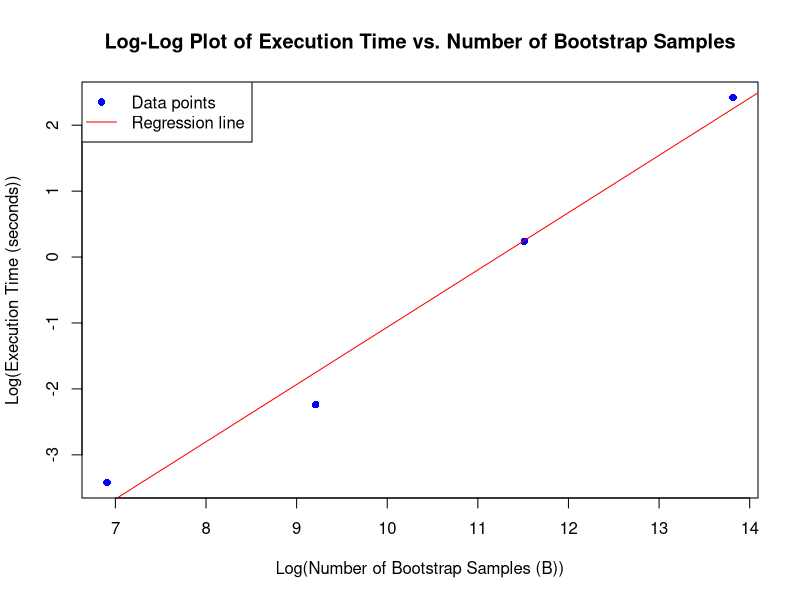
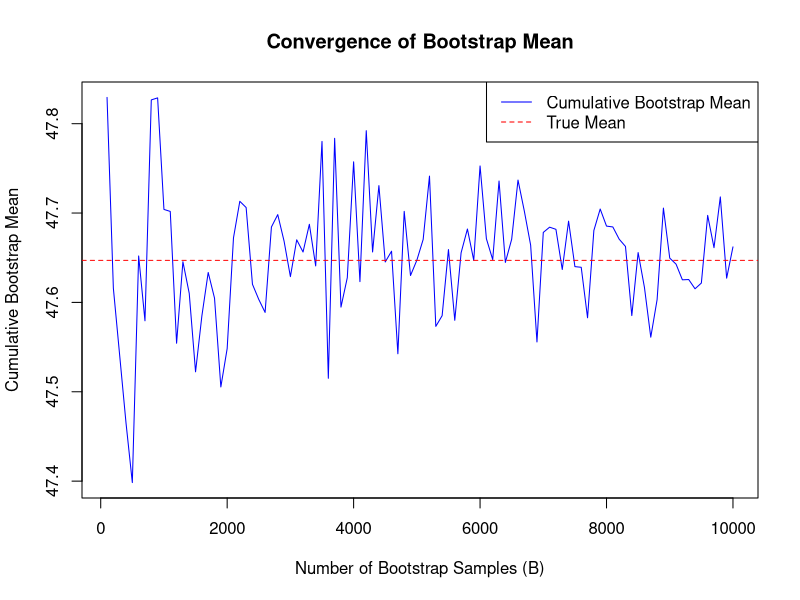
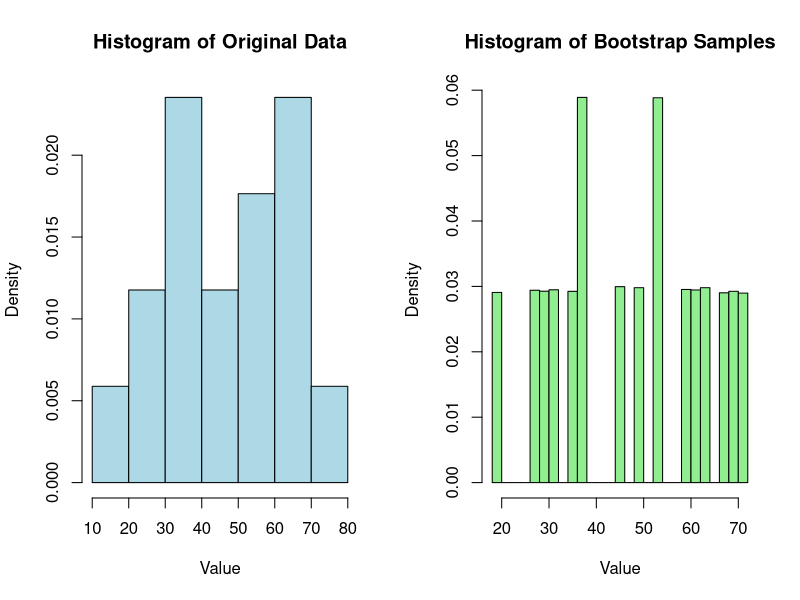
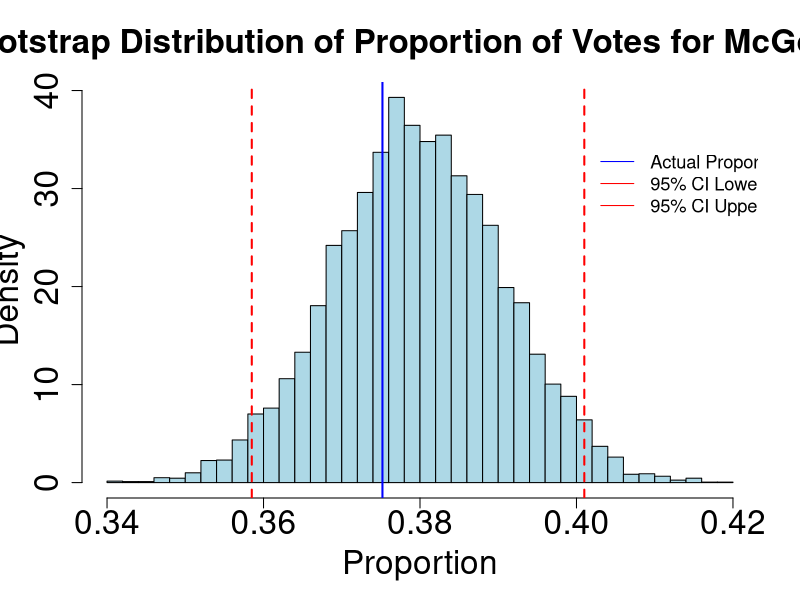

Write R code to recreate these figures, in order. (Note: a time limit stopped this script after it produced the figures.)
# Initial data 
data <- c(18, 28, 30, 31, 35, 37, 38, 46, 50, 53, 54, 59, 61, 63, 67, 69, 71)

# Calculate and print the mean
mean_value <- mean(data)
print(paste("Mean:", mean_value))

# Calculate and print the standard deviation
stdev_value <- sd(data)
print(paste("Standard Deviation:", stdev_value))

# Calculate and print the median
median_value <- median(data)
print(paste("Median:", median_value))

# Custom function to generate a bootstrap sample using vectorization
generate_bootstrap_sample <- function(sample) {
  n <- length(sample)
  indices <- sample(1:n, n, replace = TRUE)
  bootstrap_sample <- sample[indices]
  return(bootstrap_sample)
}

# Custom bootstrap function using vectorization
bootstrap <- function(sample, statistic, B) {
  n <- length(sample)
  bootstrap_stats <- numeric(B)
  
  for (b in 1:B) {
    bootstrap_sample <- generate_bootstrap_sample(sample)
    bootstrap_stats[b] <- statistic(bootstrap_sample)
  }
  return(bootstrap_stats)
}

# Set the seed for reproducibility
set.seed(12345)

# Number of bootstrap samples
B <- 1000

# Perform bootstrap to estimate the mean
bootstrap_means <- bootstrap(data, mean, B)
bootstrap_means

# Print the first few bootstrap means and the estimated mean
print("First 10 Bootstrap Means:")
print(head(bootstrap_means, 10))

# Calculate the estimated mean from the bootstrap means
estimated_mean <- mean(bootstrap_means)
print(paste("Estimated Mean from Bootstrap Samples:", estimated_mean))

# Calculate the standard error of the bootstrap means
bootstrap_se <- sd(bootstrap_means)
print(paste("Standard Error of the Mean:", bootstrap_se))

# Calculate the normal confidence interval (95%)
z_value <- qnorm(0.975)  # for a 95% confidence level
ci_normal_lower <- estimated_mean - z_value * bootstrap_se
ci_normal_upper <- estimated_mean + z_value * bootstrap_se
print(paste("Normal Confidence Interval (95%):", ci_normal_lower, "to", ci_normal_upper))

# Calculate the percentile interval (95%)
ci_percentile_lower <- quantile(bootstrap_means, 0.025)
ci_percentile_upper <- quantile(bootstrap_means, 0.975)
print(paste("Percentile Interval (95%):", ci_percentile_lower, "to", ci_percentile_upper))

# Calculate Bias Corrected Intervals (BC)
# First, compute the proportion of bootstrap estimates less than the original estimate
p_boot <- mean(bootstrap_means < mean_value)
z_0 <- qnorm(p_boot)

# Adjust the confidence intervals using the bias correction factor
ci_bc_lower <- qnorm(0.025, mean = z_0, sd = 1)
ci_bc_upper <- qnorm(0.975, mean = z_0, sd = 1)

ci_bc_lower <- mean(bootstrap_means) + ci_bc_lower * sd(bootstrap_means)
ci_bc_upper <- mean(bootstrap_means) + ci_bc_upper * sd(bootstrap_means)

print(paste("Bias Corrected Interval (95%):", ci_bc_lower, "to", ci_bc_upper))

# Calculate Bias Corrected and Accelerated Intervals (BCa)
# First, calculate the acceleration constant (a)
jackknife_means <- sapply(1:length(data), function(i) mean(data[-i]))
mean_jackknife <- mean(jackknife_means)
a <- sum((mean_jackknife - jackknife_means)^3) / (6 * (sum((mean_jackknife - jackknife_means)^2))^(3/2))

# Calculate adjusted z0 and acceleration factor
z0_adjusted <- function(alpha) {
  qnorm(alpha) + z_0 + (z_0 + qnorm(alpha)) / (1 - a * (z_0 + qnorm(alpha)))
}

# Adjust the bias-corrected intervals using the acceleration factor
ci_bca_lower <- quantile(bootstrap_means, pnorm(z0_adjusted(0.025)))
ci_bca_upper <- quantile(bootstrap_means, pnorm(z0_adjusted(0.975)))

print(paste("Bias Corrected and Accelerated Interval (95%):", ci_bca_lower, "to", ci_bca_upper))


# Calculate the variance of the bootstrap estimates
bootstrap_variance <- var(bootstrap_means)
print(paste("Variance of the Bootstrap Estimates:", bootstrap_variance))

# Calculate the bias of the bootstrap estimates
bootstrap_bias <- mean(bootstrap_means) - mean_value
print(paste("Bias of the Bootstrap Estimates:", bootstrap_bias))

# Hypothesis Testing
# Hypothesized mean value
mu_0 <- 50  

# Perform two-tailed hypothesis testing
p_value <- mean(abs(bootstrap_means - mean_value) >= abs(mu_0 - mean_value))
print(paste("P-value:", p_value))

# Decision rule (alpha = 0.05 for a 95% confidence level)
alpha <- 0.05

if (p_value < alpha) {
  print("Reject the null hypothesis: The average score is significantly different from the hypothesized value.")
} else {
  print("Fail to reject the null hypothesis: There is no significant difference between the average score and the hypothesized value.")
}


# Function to measure execution time for a given number of bootstrap samples
measure_execution_time <- function(sample, statistic, B) {
  start_time <- Sys.time()
  bootstrap(sample, statistic, B)
  end_time <- Sys.time()
  return(as.numeric(difftime(end_time, start_time, units = "secs")))
}

# Define a range of B values for execution time measurement
B_values <- c(1000, 10000, 100000, 1000000)

# Measure execution time for each B
execution_times <- sapply(B_values, function(B) measure_execution_time(data, mean, B))


# Transform B_values and execution_times using the natural logarithm
log_B_values <- log(B_values)
log_execution_times <- log(execution_times)

# Perform linear regression on the log-transformed data
model <- lm(log_execution_times ~ log_B_values)
summary(model)

# Extract the slope of the regression line
slope <- coef(model)[2]
print(paste("Estimated complexity (slope):", slope))

# Plot the log-transformed data and the regression line
plot(log_B_values, log_execution_times, pch = 16, col = "blue",
     xlab = "Log(Number of Bootstrap Samples (B))",
     ylab = "Log(Execution Time (seconds))",
     main = "Log-Log Plot of Execution Time vs. Number of Bootstrap Samples")
abline(model, col = "red")
legend("topleft", legend = c("Data points", "Regression line"), col = c("blue", "red"), pch = c(16, NA), lty = c(NA, 1))


# Convergence of bootstrap mean
# Function to calculate the cumulative mean of bootstrap means as B increases
cumulative_bootstrap_means <- function(sample, statistic, B_values) {
  cumulative_means <- numeric(length(B_values))
  
  for (i in seq_along(B_values)) {
    B <- B_values[i]
    bootstrap_means <- bootstrap(sample, statistic, B)
    cumulative_means[i] <- mean(bootstrap_means)
  }
  
  return(cumulative_means)
}

# Define a range of B values for convergence plot
B_values_convergence <- seq(100, 10000, by = 100)

# Calculate the cumulative bootstrap means
cumulative_means <- cumulative_bootstrap_means(data, mean, B_values_convergence)

# Plot the convergence of the bootstrap mean
plot(B_values_convergence, cumulative_means, type = "l", col = "blue",
     xlab = "Number of Bootstrap Samples (B)",
     ylab = "Cumulative Bootstrap Mean",
     main = "Convergence of Bootstrap Mean")

# Add a horizontal line representing the true mean
true_mean <- mean(data)
abline(h = true_mean, col = "red", lty = 2)
legend("topright", legend = c("Cumulative Bootstrap Mean", "True Mean"), col = c("blue", "red"), lty = c(1, 2))


# Histogram analysis of original and bootstrap sample data
# Number of bootstrap samples
B <- 10000

# Perform bootstrap to estimate the mean
bootstrap_samples <- replicate(B, generate_bootstrap_sample(data))

# Flatten the bootstrap samples into a single vector
bootstrap_samples_flat <- as.vector(bootstrap_samples)

# Compare the distribution of bootstrap samples to the original data

# Histograms
par(mfrow = c(1, 2))  # Set up a plotting area with 1 row and 2 columns
hist(data, probability = TRUE, main = "Histogram of Original Data", xlab = "Value", col = "lightblue", border = "black")
hist(bootstrap_samples_flat, probability = TRUE, main = "Histogram of Bootstrap Samples", xlab = "Value", col = "lightgreen", border = "black")
par(mfrow = c(1, 1))  # Reset the plotting


# Presidential race between Nixon and McGovern
votes_nixon <- 1240
votes_mcgovern <- 760
total_votes <- 2000

# Create a binary vector representing the votes
votes <- c(rep(1, votes_mcgovern), rep(0, votes_nixon))


# Number of bootstrap samples
B <- 10000

# Perform bootstrap to estimate the proportion
bootstrap_proportions <- bootstrap(votes,mean, B)

# Calculate the standard error of the bootstrap proportions
bootstrap_se <- sd(bootstrap_proportions)
print(paste("Standard Error of the Proportion:", bootstrap_se))

# Calculate the normal confidence interval (95%)
z_value <- qnorm(0.975)  # for a 95% confidence level
ci_normal_lower <- 0.3752 - z_value * bootstrap_se
ci_normal_upper <- 0.3752 + z_value * bootstrap_se
print(paste("Normal Confidence Interval (95%):", ci_normal_lower, "to", ci_normal_upper))

# Calculate the percentile interval (95%)
ci_percentile_lower <- quantile(bootstrap_proportions, 0.025)
ci_percentile_upper <- quantile(bootstrap_proportions, 0.975)
print(paste("Percentile Interval (95%):", ci_percentile_lower, "to", ci_percentile_upper))

# Plot the bootstrap proportions
hist(bootstrap_proportions, probability = TRUE, breaks = 30, main = "Bootstrap Distribution of Proportion of Votes for McGovern",
     xlab = "Proportion", col = "lightblue", border = "black", 
     cex.main = 2, cex.lab = 2, cex.axis = 2) # Increase title, label, and axis sizes
abline(v = ci_percentile_lower, col = "red", lwd = 2, lty = 2)
abline(v = ci_percentile_upper, col = "red", lwd = 2, lty = 2)
abline(v = 0.3752, col = "blue", lwd = 2)
legend(x = 0.401, y = 35, legend = c("Actual Proportion (37.52%)", "95% CI Lower Bound", "95% CI Upper Bound"),
       col = c("blue", "red", "red"), lty = c(1, 1, 1), lwd = 1, cex = 1.1, box.lty = 0, bg = NA)



# Runtime comparison
# Install and load the required packages
if (!require("boot")) {
  install.packages("boot")
  library(boot)
}


# Boot function for built-in bootstrap method
boot_mean <- function(data, indices) {
  return(mean(data[indices]))
}

# Function to measure execution time for a given number of bootstrap samples (custom method)
measure_execution_time_custom <- function(sample, statistic, B) {
  start_time <- Sys.time()
  bootstrap(sample, statistic, B)
  end_time <- Sys.time()
  return(as.numeric(difftime(end_time, start_time, units = "secs")))
}

# Function to measure execution time for a given number of bootstrap samples (built-in method)
measure_execution_time_builtin <- function(data, statistic, B) {
  start_time <- Sys.time()
  boot(data, statistic, R = B)
  end_time <- Sys.time()
  return(as.numeric(difftime(end_time, start_time, units = "secs")))
}

# Define a range of B values for execution time measurement
B_values <- c(1000, 10000, 100000, 1000000, 10000000, 20000000)

# Measure execution time for each B using custom method
execution_times_custom <- sapply(B_values, function(B) measure_execution_time_custom(data, mean, B))

# Measure execution time for each B using built-in method
execution_times_builtin <- sapply(B_values, function(B) measure_execution_time_builtin(data, boot_mean, B))

# Print the measured execution times
execution_times <- data.frame(B_values, execution_times_custom, execution_times_builtin)
print(execution_times)

# Plot the execution time against B for both methods
plot(B_values, execution_times_custom, type = "b", col = "blue", log = "xy",
     xlab = "Number of Bootstrap Samples (B)",
     ylab = "Execution Time (seconds)",
     main = "Runtime Comparison of Bootstrap Methods",
     ylim = range(c(execution_times_custom, execution_times_builtin)))
lines(B_values, execution_times_builtin, type = "b", col = "red")
legend("topleft", legend = c("Custom Method", "Built-in Method"), col = c("blue", "red"), lty = 1)
